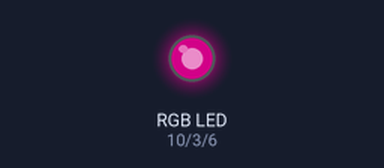
The sketch below on a simulated Arduino Uno, built with avr-gcc and run on an emulated ATmega328P. On the bench: an RGB LED mixed from three pins (HIGH = lit). Dim RGB values are drawn brighter than linear.

Above: at 0.1 s.
Timing chart, 0 to 1.6 s (numbered marks = the images above):
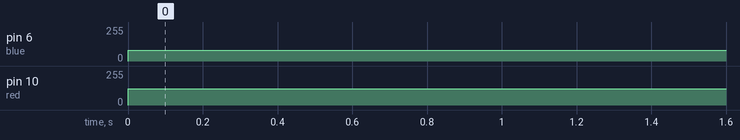

The sketch:

rgbcolorselector.ino
```cpp
/* This is the RGB Color Selector Program.
The goal of this program is to display a specific selected color in the LED.
To do that, the right code of the color should be put in the RgbColor section.
Such as;
Cyan  (0,255,255)
Purple (123,0,80)
Yellow (255,128,0)
Note: There is some different codes that shows a similar color.
It is different but just looks very similar.*/

int red = 10;  // red LED connected to pin 10
int blue = 6;  // blue LED connected to pin 6
int green = 3; // green LED connected to pin 3
void setup()
{
pinMode(red,OUTPUT);
pinMode(green,OUTPUT);
pinMode(blue,OUTPUT);
}

void loop()
{
RgbColor(123,0,80); // This is the section where the code will display the color in the LED
}
void RgbColor(int redvalue, int greenvalue, int bluevalue)
{
analogWrite(red,redvalue);
analogWrite(green,greenvalue);
analogWrite(blue,bluevalue);
}
```

Measured:
- by itself, pin 6 (blue): 0/255 → 80/255 at 0.00 s
- by itself, pin 10 (red): 0/255 → 123/255 at 0.00 s
